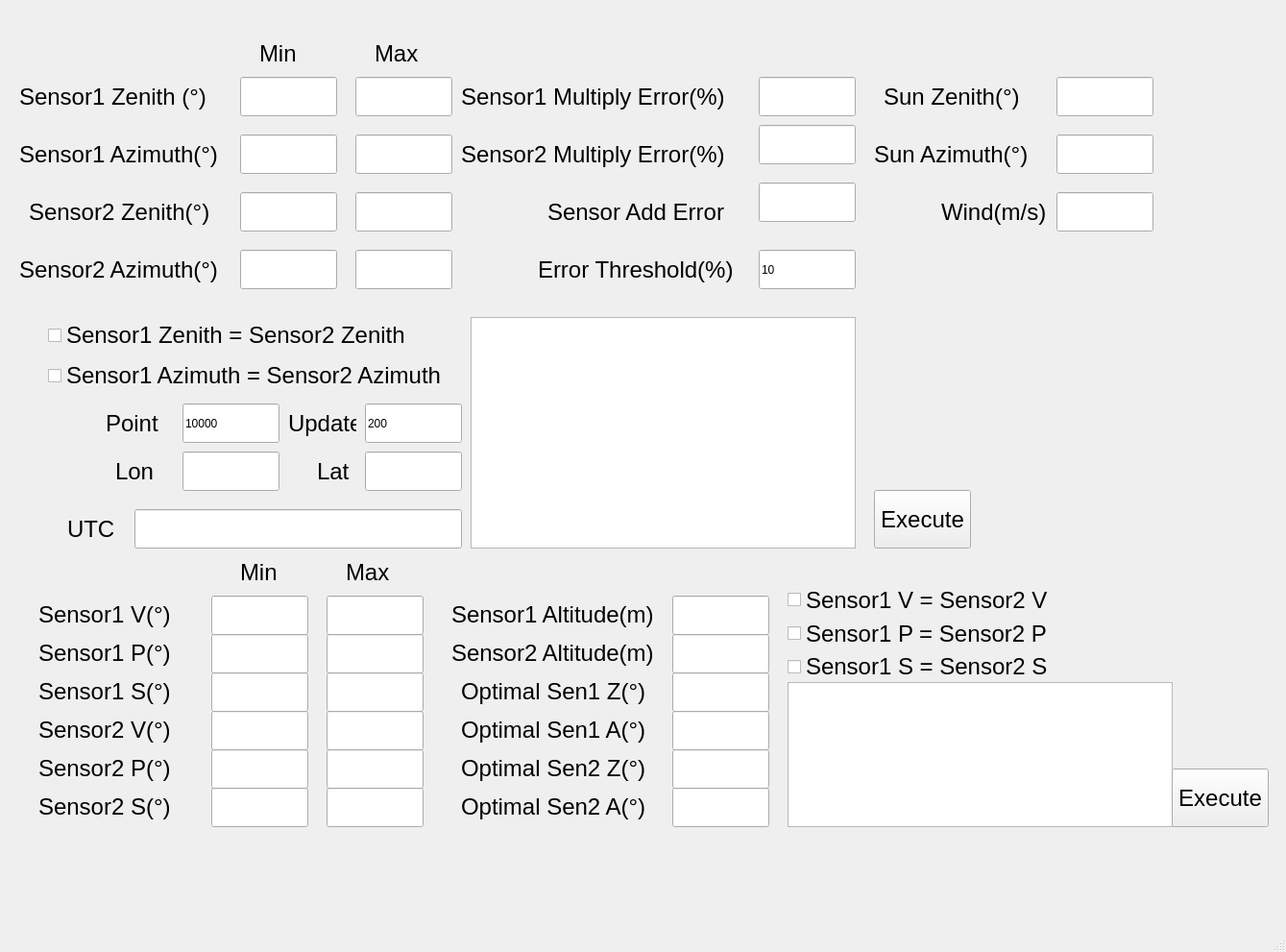
<?xml version="1.0" encoding="UTF-8"?>
<ui version="4.0">
 <class>MainWindow</class>
 <widget class="QMainWindow" name="MainWindow">
  <property name="geometry">
   <rect>
    <x>0</x>
    <y>0</y>
    <width>1339</width>
    <height>991</height>
   </rect>
  </property>
  <property name="minimumSize">
   <size>
    <width>1313</width>
    <height>655</height>
   </size>
  </property>
  <property name="maximumSize">
   <size>
    <width>2000</width>
    <height>2000</height>
   </size>
  </property>
  <property name="windowTitle">
   <string>MainWindow</string>
  </property>
  <widget class="QWidget" name="centralwidget">
   <widget class="QLabel" name="label">
    <property name="geometry">
     <rect>
      <x>20</x>
      <y>80</y>
      <width>231</width>
      <height>41</height>
     </rect>
    </property>
    <property name="font">
     <font>
      <pointsize>18</pointsize>
     </font>
    </property>
    <property name="text">
     <string>Sensor1 Zenith (°)</string>
    </property>
   </widget>
   <widget class="QLabel" name="label_2">
    <property name="geometry">
     <rect>
      <x>20</x>
      <y>140</y>
      <width>231</width>
      <height>41</height>
     </rect>
    </property>
    <property name="font">
     <font>
      <pointsize>18</pointsize>
     </font>
    </property>
    <property name="text">
     <string>Sensor1 Azimuth(°)</string>
    </property>
   </widget>
   <widget class="QLabel" name="label_3">
    <property name="geometry">
     <rect>
      <x>30</x>
      <y>200</y>
      <width>211</width>
      <height>41</height>
     </rect>
    </property>
    <property name="font">
     <font>
      <pointsize>18</pointsize>
     </font>
    </property>
    <property name="text">
     <string>Sensor2 Zenith(°)</string>
    </property>
   </widget>
   <widget class="QLabel" name="label_4">
    <property name="geometry">
     <rect>
      <x>20</x>
      <y>260</y>
      <width>231</width>
      <height>41</height>
     </rect>
    </property>
    <property name="font">
     <font>
      <pointsize>18</pointsize>
     </font>
    </property>
    <property name="text">
     <string>Sensor2 Azimuth(°)</string>
    </property>
   </widget>
   <widget class="QLineEdit" name="lineEdit_1">
    <property name="geometry">
     <rect>
      <x>250</x>
      <y>80</y>
      <width>101</width>
      <height>41</height>
     </rect>
    </property>
   </widget>
   <widget class="QLineEdit" name="lineEdit_2">
    <property name="geometry">
     <rect>
      <x>370</x>
      <y>80</y>
      <width>101</width>
      <height>41</height>
     </rect>
    </property>
   </widget>
   <widget class="QLineEdit" name="lineEdit_3">
    <property name="geometry">
     <rect>
      <x>250</x>
      <y>140</y>
      <width>101</width>
      <height>41</height>
     </rect>
    </property>
   </widget>
   <widget class="QLineEdit" name="lineEdit_4">
    <property name="geometry">
     <rect>
      <x>370</x>
      <y>140</y>
      <width>101</width>
      <height>41</height>
     </rect>
    </property>
   </widget>
   <widget class="QLineEdit" name="lineEdit_5">
    <property name="geometry">
     <rect>
      <x>250</x>
      <y>200</y>
      <width>101</width>
      <height>41</height>
     </rect>
    </property>
   </widget>
   <widget class="QLineEdit" name="lineEdit_6">
    <property name="geometry">
     <rect>
      <x>370</x>
      <y>200</y>
      <width>101</width>
      <height>41</height>
     </rect>
    </property>
   </widget>
   <widget class="QLineEdit" name="lineEdit_7">
    <property name="geometry">
     <rect>
      <x>250</x>
      <y>260</y>
      <width>101</width>
      <height>41</height>
     </rect>
    </property>
   </widget>
   <widget class="QLineEdit" name="lineEdit_8">
    <property name="geometry">
     <rect>
      <x>370</x>
      <y>260</y>
      <width>101</width>
      <height>41</height>
     </rect>
    </property>
   </widget>
   <widget class="QLabel" name="label_5">
    <property name="geometry">
     <rect>
      <x>270</x>
      <y>40</y>
      <width>71</width>
      <height>31</height>
     </rect>
    </property>
    <property name="font">
     <font>
      <pointsize>18</pointsize>
     </font>
    </property>
    <property name="text">
     <string>Min</string>
    </property>
   </widget>
   <widget class="QLabel" name="label_6">
    <property name="geometry">
     <rect>
      <x>390</x>
      <y>40</y>
      <width>71</width>
      <height>31</height>
     </rect>
    </property>
    <property name="font">
     <font>
      <pointsize>18</pointsize>
     </font>
    </property>
    <property name="text">
     <string>Max</string>
    </property>
   </widget>
   <widget class="QWidget" name="verticalLayoutWidget">
    <property name="geometry">
     <rect>
      <x>50</x>
      <y>330</y>
      <width>433</width>
      <height>80</height>
     </rect>
    </property>
    <layout class="QVBoxLayout" name="verticalLayout">
     <item>
      <widget class="QCheckBox" name="checkBox_1">
       <property name="font">
        <font>
         <pointsize>18</pointsize>
        </font>
       </property>
       <property name="text">
        <string>Sensor1 Zenith = Sensor2 Zenith</string>
       </property>
      </widget>
     </item>
     <item>
      <widget class="QCheckBox" name="checkBox_2">
       <property name="font">
        <font>
         <pointsize>18</pointsize>
        </font>
       </property>
       <property name="text">
        <string>Sensor1 Azimuth = Sensor2 Azimuth</string>
       </property>
      </widget>
     </item>
    </layout>
   </widget>
   <widget class="QLabel" name="label_7">
    <property name="geometry">
     <rect>
      <x>480</x>
      <y>80</y>
      <width>301</width>
      <height>41</height>
     </rect>
    </property>
    <property name="font">
     <font>
      <pointsize>18</pointsize>
     </font>
    </property>
    <property name="text">
     <string>Sensor1 Multiply Error(%)</string>
    </property>
   </widget>
   <widget class="QLineEdit" name="lineEdit_9">
    <property name="geometry">
     <rect>
      <x>790</x>
      <y>80</y>
      <width>101</width>
      <height>41</height>
     </rect>
    </property>
   </widget>
   <widget class="QLineEdit" name="lineEdit_10">
    <property name="geometry">
     <rect>
      <x>790</x>
      <y>130</y>
      <width>101</width>
      <height>41</height>
     </rect>
    </property>
   </widget>
   <widget class="QLabel" name="label_9">
    <property name="geometry">
     <rect>
      <x>920</x>
      <y>80</y>
      <width>171</width>
      <height>41</height>
     </rect>
    </property>
    <property name="font">
     <font>
      <pointsize>18</pointsize>
     </font>
    </property>
    <property name="text">
     <string>Sun Zenith(°)</string>
    </property>
   </widget>
   <widget class="QLabel" name="label_10">
    <property name="geometry">
     <rect>
      <x>480</x>
      <y>140</y>
      <width>301</width>
      <height>41</height>
     </rect>
    </property>
    <property name="font">
     <font>
      <pointsize>18</pointsize>
     </font>
    </property>
    <property name="text">
     <string>Sensor2 Multiply Error(%)</string>
    </property>
   </widget>
   <widget class="QLineEdit" name="lineEdit_11">
    <property name="geometry">
     <rect>
      <x>790</x>
      <y>190</y>
      <width>101</width>
      <height>41</height>
     </rect>
    </property>
   </widget>
   <widget class="QLabel" name="label_11">
    <property name="geometry">
     <rect>
      <x>570</x>
      <y>200</y>
      <width>211</width>
      <height>41</height>
     </rect>
    </property>
    <property name="font">
     <font>
      <pointsize>18</pointsize>
     </font>
    </property>
    <property name="text">
     <string>Sensor Add Error</string>
    </property>
   </widget>
   <widget class="QLineEdit" name="lineEdit_12">
    <property name="geometry">
     <rect>
      <x>1100</x>
      <y>80</y>
      <width>101</width>
      <height>41</height>
     </rect>
    </property>
   </widget>
   <widget class="QLabel" name="label_12">
    <property name="geometry">
     <rect>
      <x>910</x>
      <y>140</y>
      <width>181</width>
      <height>41</height>
     </rect>
    </property>
    <property name="font">
     <font>
      <pointsize>18</pointsize>
     </font>
    </property>
    <property name="text">
     <string>Sun Azimuth(°)</string>
    </property>
   </widget>
   <widget class="QLineEdit" name="lineEdit_13">
    <property name="geometry">
     <rect>
      <x>1100</x>
      <y>140</y>
      <width>101</width>
      <height>41</height>
     </rect>
    </property>
   </widget>
   <widget class="QLabel" name="label_13">
    <property name="geometry">
     <rect>
      <x>980</x>
      <y>200</y>
      <width>111</width>
      <height>41</height>
     </rect>
    </property>
    <property name="font">
     <font>
      <pointsize>18</pointsize>
     </font>
    </property>
    <property name="text">
     <string>Wind(m/s)</string>
    </property>
   </widget>
   <widget class="QLineEdit" name="lineEdit_14">
    <property name="geometry">
     <rect>
      <x>1100</x>
      <y>200</y>
      <width>101</width>
      <height>41</height>
     </rect>
    </property>
   </widget>
   <widget class="QLabel" name="label_14">
    <property name="geometry">
     <rect>
      <x>70</x>
      <y>530</y>
      <width>51</width>
      <height>41</height>
     </rect>
    </property>
    <property name="font">
     <font>
      <pointsize>18</pointsize>
     </font>
    </property>
    <property name="text">
     <string>UTC</string>
    </property>
   </widget>
   <widget class="QLineEdit" name="lineEdit_15">
    <property name="geometry">
     <rect>
      <x>140</x>
      <y>530</y>
      <width>341</width>
      <height>41</height>
     </rect>
    </property>
   </widget>
   <widget class="QLabel" name="label_15">
    <property name="geometry">
     <rect>
      <x>110</x>
      <y>420</y>
      <width>71</width>
      <height>41</height>
     </rect>
    </property>
    <property name="font">
     <font>
      <pointsize>18</pointsize>
     </font>
    </property>
    <property name="text">
     <string>Point</string>
    </property>
   </widget>
   <widget class="QLineEdit" name="lineEdit_16">
    <property name="geometry">
     <rect>
      <x>190</x>
      <y>420</y>
      <width>101</width>
      <height>41</height>
     </rect>
    </property>
    <property name="text">
     <string>10000</string>
    </property>
   </widget>
   <widget class="QLabel" name="label_16">
    <property name="geometry">
     <rect>
      <x>300</x>
      <y>420</y>
      <width>71</width>
      <height>41</height>
     </rect>
    </property>
    <property name="font">
     <font>
      <pointsize>18</pointsize>
     </font>
    </property>
    <property name="text">
     <string>Update</string>
    </property>
   </widget>
   <widget class="QLineEdit" name="lineEdit_17">
    <property name="geometry">
     <rect>
      <x>380</x>
      <y>420</y>
      <width>101</width>
      <height>41</height>
     </rect>
    </property>
    <property name="text">
     <string>200</string>
    </property>
   </widget>
   <widget class="QTextBrowser" name="textBrowser">
    <property name="geometry">
     <rect>
      <x>490</x>
      <y>330</y>
      <width>401</width>
      <height>241</height>
     </rect>
    </property>
   </widget>
   <widget class="QPushButton" name="pushButton">
    <property name="geometry">
     <rect>
      <x>910</x>
      <y>510</y>
      <width>101</width>
      <height>61</height>
     </rect>
    </property>
    <property name="font">
     <font>
      <pointsize>18</pointsize>
     </font>
    </property>
    <property name="text">
     <string>Execute</string>
    </property>
   </widget>
   <widget class="QLabel" name="label_17">
    <property name="geometry">
     <rect>
      <x>120</x>
      <y>470</y>
      <width>51</width>
      <height>41</height>
     </rect>
    </property>
    <property name="font">
     <font>
      <pointsize>18</pointsize>
     </font>
    </property>
    <property name="text">
     <string>Lon</string>
    </property>
   </widget>
   <widget class="QLineEdit" name="lineEdit_18">
    <property name="geometry">
     <rect>
      <x>190</x>
      <y>470</y>
      <width>101</width>
      <height>41</height>
     </rect>
    </property>
    <property name="text">
     <string/>
    </property>
   </widget>
   <widget class="QLabel" name="label_18">
    <property name="geometry">
     <rect>
      <x>330</x>
      <y>470</y>
      <width>51</width>
      <height>41</height>
     </rect>
    </property>
    <property name="font">
     <font>
      <pointsize>18</pointsize>
     </font>
    </property>
    <property name="text">
     <string>Lat</string>
    </property>
   </widget>
   <widget class="QLineEdit" name="lineEdit_19">
    <property name="geometry">
     <rect>
      <x>380</x>
      <y>470</y>
      <width>101</width>
      <height>41</height>
     </rect>
    </property>
    <property name="text">
     <string/>
    </property>
   </widget>
   <widget class="QLabel" name="label_19">
    <property name="geometry">
     <rect>
      <x>560</x>
      <y>260</y>
      <width>211</width>
      <height>41</height>
     </rect>
    </property>
    <property name="font">
     <font>
      <pointsize>18</pointsize>
     </font>
    </property>
    <property name="text">
     <string>Error Threshold(%)</string>
    </property>
   </widget>
   <widget class="QLineEdit" name="lineEdit_20">
    <property name="geometry">
     <rect>
      <x>790</x>
      <y>260</y>
      <width>101</width>
      <height>41</height>
     </rect>
    </property>
    <property name="text">
     <string>10</string>
    </property>
   </widget>
   <widget class="QLabel" name="label_20">
    <property name="geometry">
     <rect>
      <x>40</x>
      <y>620</y>
      <width>151</width>
      <height>41</height>
     </rect>
    </property>
    <property name="font">
     <font>
      <pointsize>18</pointsize>
     </font>
    </property>
    <property name="text">
     <string>&lt;html&gt;&lt;head/&gt;&lt;body&gt;&lt;p&gt;Sensor1 V(°)&lt;/p&gt;&lt;/body&gt;&lt;/html&gt;</string>
    </property>
   </widget>
   <widget class="QLabel" name="label_8">
    <property name="geometry">
     <rect>
      <x>250</x>
      <y>580</y>
      <width>71</width>
      <height>31</height>
     </rect>
    </property>
    <property name="font">
     <font>
      <pointsize>18</pointsize>
     </font>
    </property>
    <property name="text">
     <string>Min</string>
    </property>
   </widget>
   <widget class="QLabel" name="label_21">
    <property name="geometry">
     <rect>
      <x>360</x>
      <y>580</y>
      <width>71</width>
      <height>31</height>
     </rect>
    </property>
    <property name="font">
     <font>
      <pointsize>18</pointsize>
     </font>
    </property>
    <property name="text">
     <string>Max</string>
    </property>
   </widget>
   <widget class="QLineEdit" name="lineEdit_21">
    <property name="geometry">
     <rect>
      <x>220</x>
      <y>620</y>
      <width>101</width>
      <height>41</height>
     </rect>
    </property>
   </widget>
   <widget class="QLineEdit" name="lineEdit_22">
    <property name="geometry">
     <rect>
      <x>340</x>
      <y>620</y>
      <width>101</width>
      <height>41</height>
     </rect>
    </property>
   </widget>
   <widget class="QLabel" name="label_22">
    <property name="geometry">
     <rect>
      <x>40</x>
      <y>660</y>
      <width>151</width>
      <height>41</height>
     </rect>
    </property>
    <property name="font">
     <font>
      <pointsize>18</pointsize>
     </font>
    </property>
    <property name="text">
     <string>&lt;html&gt;&lt;head/&gt;&lt;body&gt;&lt;p&gt;Sensor1 P(°)&lt;/p&gt;&lt;/body&gt;&lt;/html&gt;</string>
    </property>
   </widget>
   <widget class="QLineEdit" name="lineEdit_23">
    <property name="geometry">
     <rect>
      <x>220</x>
      <y>660</y>
      <width>101</width>
      <height>41</height>
     </rect>
    </property>
   </widget>
   <widget class="QLineEdit" name="lineEdit_24">
    <property name="geometry">
     <rect>
      <x>340</x>
      <y>660</y>
      <width>101</width>
      <height>41</height>
     </rect>
    </property>
   </widget>
   <widget class="QLabel" name="label_23">
    <property name="geometry">
     <rect>
      <x>40</x>
      <y>700</y>
      <width>151</width>
      <height>41</height>
     </rect>
    </property>
    <property name="font">
     <font>
      <pointsize>18</pointsize>
     </font>
    </property>
    <property name="text">
     <string>&lt;html&gt;&lt;head/&gt;&lt;body&gt;&lt;p&gt;Sensor1 S(°)&lt;/p&gt;&lt;/body&gt;&lt;/html&gt;</string>
    </property>
   </widget>
   <widget class="QLabel" name="label_24">
    <property name="geometry">
     <rect>
      <x>40</x>
      <y>740</y>
      <width>151</width>
      <height>41</height>
     </rect>
    </property>
    <property name="font">
     <font>
      <pointsize>18</pointsize>
     </font>
    </property>
    <property name="text">
     <string>&lt;html&gt;&lt;head/&gt;&lt;body&gt;&lt;p&gt;Sensor2 V(°)&lt;/p&gt;&lt;/body&gt;&lt;/html&gt;</string>
    </property>
   </widget>
   <widget class="QLineEdit" name="lineEdit_25">
    <property name="geometry">
     <rect>
      <x>220</x>
      <y>700</y>
      <width>101</width>
      <height>41</height>
     </rect>
    </property>
   </widget>
   <widget class="QLineEdit" name="lineEdit_26">
    <property name="geometry">
     <rect>
      <x>340</x>
      <y>700</y>
      <width>101</width>
      <height>41</height>
     </rect>
    </property>
   </widget>
   <widget class="QLineEdit" name="lineEdit_27">
    <property name="geometry">
     <rect>
      <x>220</x>
      <y>740</y>
      <width>101</width>
      <height>41</height>
     </rect>
    </property>
   </widget>
   <widget class="QLineEdit" name="lineEdit_28">
    <property name="geometry">
     <rect>
      <x>340</x>
      <y>740</y>
      <width>101</width>
      <height>41</height>
     </rect>
    </property>
   </widget>
   <widget class="QLabel" name="label_25">
    <property name="geometry">
     <rect>
      <x>40</x>
      <y>780</y>
      <width>151</width>
      <height>41</height>
     </rect>
    </property>
    <property name="font">
     <font>
      <pointsize>18</pointsize>
     </font>
    </property>
    <property name="text">
     <string>&lt;html&gt;&lt;head/&gt;&lt;body&gt;&lt;p&gt;Sensor2 P(°)&lt;/p&gt;&lt;/body&gt;&lt;/html&gt;</string>
    </property>
   </widget>
   <widget class="QLineEdit" name="lineEdit_29">
    <property name="geometry">
     <rect>
      <x>220</x>
      <y>780</y>
      <width>101</width>
      <height>41</height>
     </rect>
    </property>
   </widget>
   <widget class="QLineEdit" name="lineEdit_30">
    <property name="geometry">
     <rect>
      <x>340</x>
      <y>780</y>
      <width>101</width>
      <height>41</height>
     </rect>
    </property>
   </widget>
   <widget class="QLabel" name="label_26">
    <property name="geometry">
     <rect>
      <x>40</x>
      <y>820</y>
      <width>151</width>
      <height>41</height>
     </rect>
    </property>
    <property name="font">
     <font>
      <pointsize>18</pointsize>
     </font>
    </property>
    <property name="text">
     <string>&lt;html&gt;&lt;head/&gt;&lt;body&gt;&lt;p&gt;Sensor2 S(°)&lt;/p&gt;&lt;/body&gt;&lt;/html&gt;</string>
    </property>
   </widget>
   <widget class="QLineEdit" name="lineEdit_31">
    <property name="geometry">
     <rect>
      <x>220</x>
      <y>820</y>
      <width>101</width>
      <height>41</height>
     </rect>
    </property>
   </widget>
   <widget class="QLineEdit" name="lineEdit_32">
    <property name="geometry">
     <rect>
      <x>340</x>
      <y>820</y>
      <width>101</width>
      <height>41</height>
     </rect>
    </property>
   </widget>
   <widget class="QLabel" name="label_27">
    <property name="geometry">
     <rect>
      <x>470</x>
      <y>620</y>
      <width>231</width>
      <height>41</height>
     </rect>
    </property>
    <property name="font">
     <font>
      <pointsize>18</pointsize>
     </font>
    </property>
    <property name="text">
     <string>&lt;html&gt;&lt;head/&gt;&lt;body&gt;&lt;p&gt;Sensor1 Altitude(m)&lt;/p&gt;&lt;/body&gt;&lt;/html&gt;</string>
    </property>
   </widget>
   <widget class="QLineEdit" name="lineEdit_33">
    <property name="geometry">
     <rect>
      <x>700</x>
      <y>620</y>
      <width>101</width>
      <height>41</height>
     </rect>
    </property>
   </widget>
   <widget class="QLabel" name="label_28">
    <property name="geometry">
     <rect>
      <x>470</x>
      <y>660</y>
      <width>231</width>
      <height>41</height>
     </rect>
    </property>
    <property name="font">
     <font>
      <pointsize>18</pointsize>
     </font>
    </property>
    <property name="text">
     <string>&lt;html&gt;&lt;head/&gt;&lt;body&gt;&lt;p&gt;Sensor2 Altitude(m)&lt;/p&gt;&lt;/body&gt;&lt;/html&gt;</string>
    </property>
   </widget>
   <widget class="QLineEdit" name="lineEdit_34">
    <property name="geometry">
     <rect>
      <x>700</x>
      <y>660</y>
      <width>101</width>
      <height>41</height>
     </rect>
    </property>
   </widget>
   <widget class="QWidget" name="verticalLayoutWidget_2">
    <property name="geometry">
     <rect>
      <x>820</x>
      <y>610</y>
      <width>433</width>
      <height>98</height>
     </rect>
    </property>
    <layout class="QVBoxLayout" name="verticalLayout_2">
     <item>
      <widget class="QCheckBox" name="checkBox_3">
       <property name="font">
        <font>
         <pointsize>18</pointsize>
        </font>
       </property>
       <property name="text">
        <string>Sensor1 V = Sensor2 V</string>
       </property>
      </widget>
     </item>
     <item>
      <widget class="QCheckBox" name="checkBox_4">
       <property name="font">
        <font>
         <pointsize>18</pointsize>
        </font>
       </property>
       <property name="text">
        <string>Sensor1 P = Sensor2 P</string>
       </property>
      </widget>
     </item>
     <item>
      <widget class="QCheckBox" name="checkBox_5">
       <property name="font">
        <font>
         <pointsize>18</pointsize>
        </font>
       </property>
       <property name="text">
        <string>Sensor1 S = Sensor2 S</string>
       </property>
      </widget>
     </item>
    </layout>
   </widget>
   <widget class="QTextBrowser" name="textBrowser_2">
    <property name="geometry">
     <rect>
      <x>820</x>
      <y>710</y>
      <width>401</width>
      <height>151</height>
     </rect>
    </property>
   </widget>
   <widget class="QLabel" name="label_29">
    <property name="geometry">
     <rect>
      <x>480</x>
      <y>700</y>
      <width>221</width>
      <height>41</height>
     </rect>
    </property>
    <property name="font">
     <font>
      <pointsize>18</pointsize>
     </font>
    </property>
    <property name="text">
     <string>&lt;html&gt;&lt;head/&gt;&lt;body&gt;&lt;p&gt;Optimal Sen1 Z(°)&lt;/p&gt;&lt;/body&gt;&lt;/html&gt;</string>
    </property>
   </widget>
   <widget class="QLineEdit" name="lineEdit_35">
    <property name="geometry">
     <rect>
      <x>700</x>
      <y>700</y>
      <width>101</width>
      <height>41</height>
     </rect>
    </property>
   </widget>
   <widget class="QLabel" name="label_30">
    <property name="geometry">
     <rect>
      <x>480</x>
      <y>740</y>
      <width>221</width>
      <height>41</height>
     </rect>
    </property>
    <property name="font">
     <font>
      <pointsize>18</pointsize>
     </font>
    </property>
    <property name="text">
     <string>&lt;html&gt;&lt;head/&gt;&lt;body&gt;&lt;p&gt;Optimal Sen1 A(°)&lt;/p&gt;&lt;/body&gt;&lt;/html&gt;</string>
    </property>
   </widget>
   <widget class="QLineEdit" name="lineEdit_36">
    <property name="geometry">
     <rect>
      <x>700</x>
      <y>740</y>
      <width>101</width>
      <height>41</height>
     </rect>
    </property>
   </widget>
   <widget class="QLabel" name="label_31">
    <property name="geometry">
     <rect>
      <x>480</x>
      <y>780</y>
      <width>221</width>
      <height>41</height>
     </rect>
    </property>
    <property name="font">
     <font>
      <pointsize>18</pointsize>
     </font>
    </property>
    <property name="text">
     <string>&lt;html&gt;&lt;head/&gt;&lt;body&gt;&lt;p&gt;Optimal Sen2 Z(°)&lt;/p&gt;&lt;/body&gt;&lt;/html&gt;</string>
    </property>
   </widget>
   <widget class="QLineEdit" name="lineEdit_37">
    <property name="geometry">
     <rect>
      <x>700</x>
      <y>780</y>
      <width>101</width>
      <height>41</height>
     </rect>
    </property>
   </widget>
   <widget class="QLabel" name="label_32">
    <property name="geometry">
     <rect>
      <x>480</x>
      <y>820</y>
      <width>221</width>
      <height>41</height>
     </rect>
    </property>
    <property name="font">
     <font>
      <pointsize>18</pointsize>
     </font>
    </property>
    <property name="text">
     <string>&lt;html&gt;&lt;head/&gt;&lt;body&gt;&lt;p&gt;Optimal Sen2 A(°)&lt;/p&gt;&lt;/body&gt;&lt;/html&gt;</string>
    </property>
   </widget>
   <widget class="QLineEdit" name="lineEdit_38">
    <property name="geometry">
     <rect>
      <x>700</x>
      <y>820</y>
      <width>101</width>
      <height>41</height>
     </rect>
    </property>
   </widget>
   <widget class="QPushButton" name="pushButton_2">
    <property name="geometry">
     <rect>
      <x>1220</x>
      <y>800</y>
      <width>101</width>
      <height>61</height>
     </rect>
    </property>
    <property name="font">
     <font>
      <pointsize>18</pointsize>
     </font>
    </property>
    <property name="text">
     <string>Execute</string>
    </property>
   </widget>
  </widget>
  <widget class="QMenuBar" name="menubar">
   <property name="geometry">
    <rect>
     <x>0</x>
     <y>0</y>
     <width>1339</width>
     <height>23</height>
    </rect>
   </property>
  </widget>
  <widget class="QStatusBar" name="statusbar"/>
 </widget>
 <resources/>
 <connections/>
</ui>
